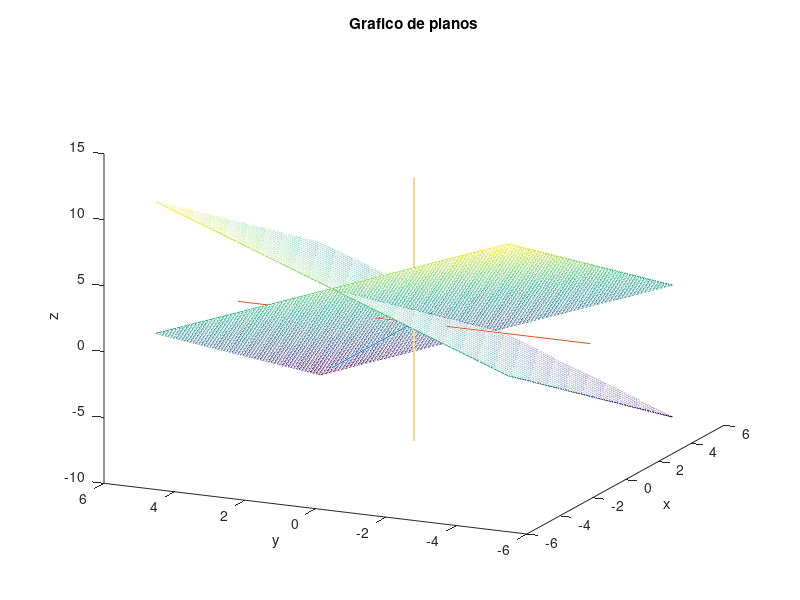

MATLAB code for this plot:
clc;
close all;

_min = -5;
_max = 5;
espacamento = .1;

[x, y] = meshgrid(_min:espacamento:_max);

%modifique as equacoes abaixo para plotar outros planos
%------------------------------------------------------
z1 = 1 - x - y;   %equacao do plano x + y + z1 = 1
z2 = 1 - x + y;   %equacao do plano x - y + z2 = 1
%------------------------------------------------------

z_min = min([min(min(z1)) min(min(z2))])
z_max = max([max(max(z1)) max(max(z2))])

hold on
plot3 ([_min _max], [0 0], [0 0]);
plot3 ([0 0], [_min _max], [0 0]);
plot3 ([0 0], [0 0], [z_min z_max]);
mesh (x, y, z1);
mesh (x, y, z2);
hold off

ax = gca ();
set (ax, "view", [295, 20]);

xlabel ("x");
ylabel ("y");
zlabel ("z");
title ("Grafico de planos");